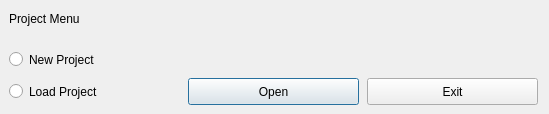
<?xml version="1.0" encoding="UTF-8"?>
<ui version="4.0">
 <class>startup_projectbox</class>
 <widget class="QDialog" name="startup_projectbox">
  <property name="geometry">
   <rect>
    <x>0</x>
    <y>0</y>
    <width>549</width>
    <height>114</height>
   </rect>
  </property>
  <property name="windowTitle">
   <string>Dialog</string>
  </property>
  <widget class="QLabel" name="label">
   <property name="geometry">
    <rect>
     <x>9</x>
     <y>9</y>
     <width>88</width>
     <height>19</height>
    </rect>
   </property>
   <property name="text">
    <string>Project Menu</string>
   </property>
  </widget>
  <widget class="QRadioButton" name="startup_radio_newproject">
   <property name="geometry">
    <rect>
     <x>9</x>
     <y>47</y>
     <width>108</width>
     <height>25</height>
    </rect>
   </property>
   <property name="text">
    <string>New Project</string>
   </property>
  </widget>
  <widget class="QRadioButton" name="startup_radio_loadproject">
   <property name="geometry">
    <rect>
     <x>9</x>
     <y>79</y>
     <width>109</width>
     <height>25</height>
    </rect>
   </property>
   <property name="text">
    <string>Load Project</string>
   </property>
  </widget>
  <widget class="QPushButton" name="startup_project_openproject">
   <property name="geometry">
    <rect>
     <x>188</x>
     <y>78</y>
     <width>171</width>
     <height>27</height>
    </rect>
   </property>
   <property name="text">
    <string>Open</string>
   </property>
  </widget>
  <widget class="QPushButton" name="startup_project_exit">
   <property name="geometry">
    <rect>
     <x>367</x>
     <y>78</y>
     <width>171</width>
     <height>27</height>
    </rect>
   </property>
   <property name="text">
    <string>Exit</string>
   </property>
  </widget>
 </widget>
 <resources/>
 <connections/>
</ui>
